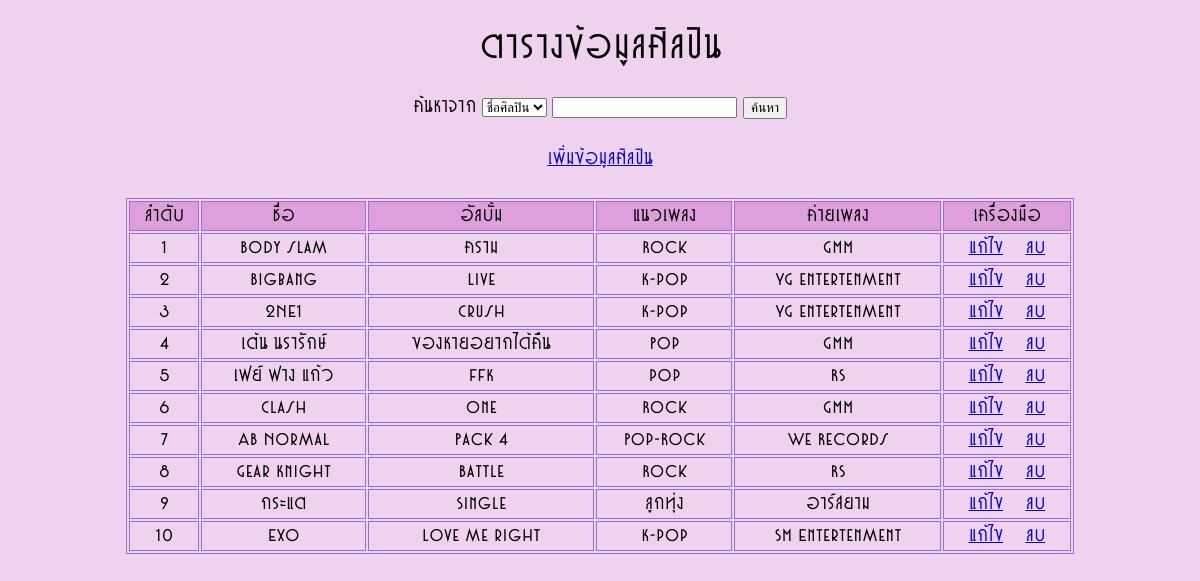
Page /index.php/manageuser on the committed database.
### tables this page shows
CREATE TABLE IF NOT EXISTS `artist` (
  `id` int(2) NOT NULL,
  `name` varchar(50) NOT NULL,
  `album` varchar(50) NOT NULL,
  `type` varchar(50) NOT NULL,
  `record` varchar(50) NOT NULL
);

### application/controllers/manageuser.php (called while the page is built, shortened)
<?php
class Manageuser extends CI_Controller {
  function __construct(){
      $this->load->model('Users_model','artist1');
    }
	function index(){
		$data['rs'] = $this->artist1->_getartist();
		$this->load->view('show_all',$data);
}
}

### index.php (called while the page is built, shortened)
<?php
require_once BASEPATH.'core/CodeIgniter.php';

### application/models/users_model.php (called while the page is built, shortened)
<?php defined('BASEPATH') OR exit('No direct script access allowed');
class Users_model extends CI_Model {
		function _getartist(){
			$result = $this->db->get('artist');
			return $result;
		}
        }

### application/views/show_all.php (the view, shortened to what this page needs)
?><!DOCTYPE html>
<html lang="th">
<head>
    <link rel="stylesheet" type="text/css" href="<?php echo base_url(); ?>css.css">
</head>
<body>
        <center><h1>ตารางข้อมูลศิลปิน</h1>
             <form action="manageuser/search_keyword" method="post">
                    <c style="color:fff;">ค้นหาจาก</c>
                    <select name="type" size="1">
                    <option value="name">ชื่อศิลปิน</option>
                    </select>
                    <input type="text" name="keyword"  id="name1"  >
                    <input type="submit" value="ค้นหา" class="submit">
                    </form>
                    <br>
            <?php echo anchor("manageuser/add","เพิ่มข้อมูลศิลปิน")?>
        </center>
        <center>
        <br>
        <table style="width:80%" border="1" bordercolor="#9370DB"  align="center">
        <thead>
        <tr align="center" class="trbg">
        <td style="width">ลำดับ</td>
        <td style="width">ชื่อ</td>
        <td style="width">อัลบั้ม</td>
        <td style="width">แนวเพลง</td>
        <td style="width">ค่ายเพลง</td>
        <td style="width">เครื่องมือ</td>
        </tr>
        </thead>
    <?php $num=0;
       foreach ($rs ->result() as $r) {
            $num++;
                echo "<tbody>";
                echo"<tr align='center'>";
                echo"<td align='center'>$num</td>";
                echo"<td>".$r ->name."</td>";
                echo"<td>".$r ->album."</td>";
                echo"<td>".$r ->type."</td>";
                echo"<td>".$r ->record."</td>";
                echo"<td>";
                echo anchor("manageuser/edit/".$r ->id,"แก้ไข")."&nbsp;&nbsp;&nbsp;&nbsp;";
                echo anchor("manageuser/delete/".$r ->id,"ลบ");
                echo"</td>";
                echo"</tr>";
            }
    ?>
</tbody>
</table>
</center>
</body>
</html>

### css.css (style rules this page uses)
body { background-color: #EED2EE; }
.trbg { background-color: #DDA0DD; }
body { font-family: DRdeco; src: url('DRdeco.ttf'); font-weight:bold; }
h1 { font-family: DRdeco; src: url('DRdeco.ttf'); font-weight:bold; color: #FFF68Fว }

### rows in the picture
artist: name "Body slam", album "คราม", type "Rock", record "GMM", id "แก้ไข", id "ลบ"
artist: name "Bigbang", album "Live", type "K-pop", record "YG entertenment", id "แก้ไข", id "ลบ"
artist: name "2NE1", album "Crush", type "K-pop", record "YG entertenment", id "แก้ไข", id "ลบ"
artist: name "เต้น นรารักษ์", album "ของหายอยากได้คืน", type "Pop", record "GMM", id "แก้ไข", id "ลบ"
artist: name "เฟย์ ฟาง แก้ว", album "FFK", type "pop", record "RS", id "แก้ไข", id "ลบ"
artist: name "Clash", album "One", type "Rock", record "GMM", id "แก้ไข", id "ลบ"
artist: name "AB Normal", album "Pack 4", type "Pop-Rock", record "We Records", id "แก้ไข", id "ลบ"
artist: name "Gear Knight", album "Battle", type "Rock", record "RS", id "แก้ไข", id "ลบ"
artist: name "กระแต", album "Single", type "ลูกทุ่ง", record "อาร์สยาม", id "แก้ไข", id "ลบ"
artist: name "EXO", album "love me right", type "K-pop", record "SM Entertenment", id "แก้ไข", id "ลบ"

### other values in the picture
anchor("manageuser/add","เพิ่มข้อมูลศิลปิน") "เพิ่มข้อมูลศิลปิน"
